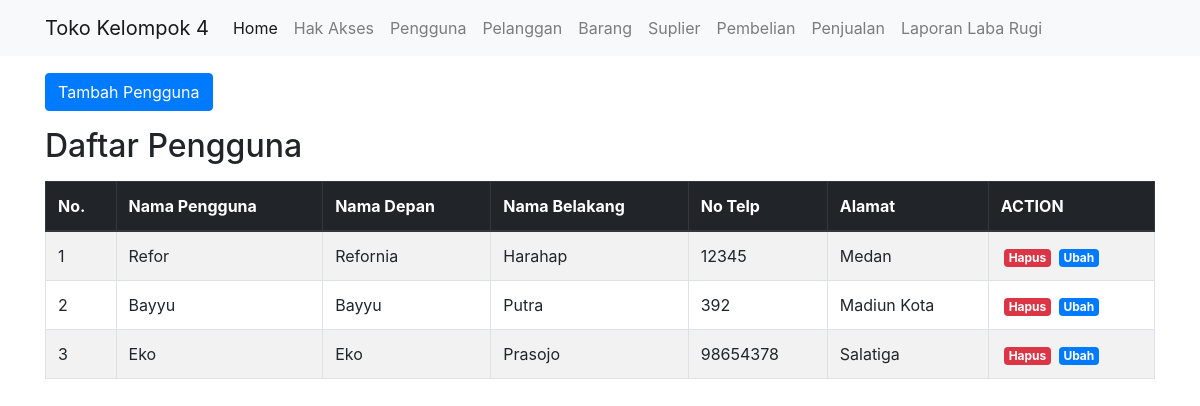
Page /public/pengguna on the committed database.
### tables this page shows
CREATE TABLE `pengguna` (
  `IdPengguna` int(11) NOT NULL,
  `NamaPengguna` varchar(255) NOT NULL,
  `Password` varchar(255) DEFAULT NULL,
  `NamaDepan` varchar(255) NOT NULL,
  `NamaBelakang` varchar(255) NOT NULL,
  `NoHp` int(11) DEFAULT NULL,
  `Alamat` text DEFAULT NULL,
  `IdAkses` int(11) DEFAULT NULL
);

### app/core/Controller.php (called while the page is built, shortened)
<?php
class Controller {
    public function view($view, $data = [])
    {
        require_once '../app/views/' . $view . '.php';
    }
    public function model($model)
    {
        return new $model;
    }
}

### app/controllers/Pengguna.php (called while the page is built, shortened)
<?php
class Pengguna extends Controller {
    public function index()
    {
        $data['judul'] = 'Daftar Pengguna';
        $data['br'] = $this->model('Pengguna_model')->getAllPengguna();
        $this->view('pengguna/index', $data);
    }
}

### app/core/App.php (called while the page is built, shortened)
<?php
class App {
    protected $method = 'index';
    protected $params = [];
    public function __construct()
    {
        $this->controller = new $this->controller;
        call_user_func_array([$this->controller, $this->method], $this->params);
    }
}

### public/index.php (called while the page is built, shortened)
<?php
$app = new App;

### app/core/Database.php (called while the page is built, shortened)
<?php
class Database {
    private $host = DB_HOST;
    private $user = DB_USER;
    private $pass = DB_PASS;
    private $db_name = DB_NAME;
    private $dbh;
    private $stmt;
    public function __construct()
    {
        $dsn = 'mysql:host=' . $this->host . ';dbname=' . $this->db_name;
        $option = [
            PDO::ATTR_PERSISTENT => true,
            PDO::ATTR_ERRMODE => PDO::ERRMODE_EXCEPTION
        ];
        try {
            $this->dbh = new PDO($dsn, $this->user, $this->pass, $option);
        } catch(PDOException $e) {
            die($e->getMessage());
        }
    }
    public function query($query)
    {
        $this->stmt = $this->dbh->prepare($query);
    }
    public function execute()
    {
        $this->stmt->execute();
    }
    public function resultSet()
    {
        $this->execute();
        return $this->stmt->fetchAll(PDO::FETCH_ASSOC);
    }
}

### app/models/Pengguna_model.php (called while the page is built, shortened)
<?php
class Pengguna_model {
    private $table = 'pengguna';
    private $db;
    public function __construct()
    {
        $this->db = new Database;
    }
    public function getAllPengguna()
    {
        $this->db->query('SELECT * FROM ' . $this->table);
        return $this->db->resultSet();
    }
}

### app/views/pengguna/index.php (the view, shortened to what this page needs)
<div class="container mt-3">
    <div class="row">
        <div class="col-lg-6">
        </div>
    </div>
    <div class="row mb-3">
        <div class="col-lg-6">
            <button type="button" class="btn btn-primary tombolTambahData" data-toggle="modal" data-target="#formModal">
                <i class="fas fa-plus-circle"></i> Tambah Pengguna
            </button>
        </div>
    </div>
    <h2 class="mb-3">Daftar Pengguna</h2>
    <div class="table-responsive">
        <table class="table table-bordered table-striped">
            <thead class="thead-dark">
                <tr>
                    <th scope="col">No.</th>
                    <th scope="col">Nama Pengguna</th>
                    <th scope="col">Nama Depan</th>
                    <th scope="col">Nama Belakang</th>
                    <th scope="col">No Telp</th>
                    <th scope="col">Alamat</th>
                    <th scope="col">ACTION</th>
                </tr>
            </thead>
            <tbody>
                <?php $i = 1; ?>
                <?php foreach ($data['br'] as $br) : ?>
                    <tr>
                        <td><?= $i++; ?></td>
                        <td><?= $br['NamaPengguna']; ?></td>
                        <td><?= $br['NamaDepan']; ?></td>
                        <td><?= $br['NamaBelakang']; ?></td>
                        <td><?= $br['NoHp']; ?></td>
                        <td><?= $br['Alamat']; ?></td>
                        <td>
                            <a href="<?= BASEURL; ?>/pengguna/hapus/<?= $br['IdPengguna']; ?>" class="badge badge-danger tombolHapus" onclick="return confirm('Apakah anda yakin ingin menghapus data?');">
                                <i class="fas fa-trash-alt"></i> Hapus
                            </a>
                            <a href="<?= BASEURL; ?>/pengguna/ubahDetail/<?= $br['IdPengguna']; ?>" class="badge badge-primary tombolUbah">
                                <i class="fas fa-edit"></i> Ubah
                            </a>
                        </td>
                    </tr>
                <?php endforeach; ?>
            </tbody>
        </table>
    </div>
</div>

### public/css/style.css (style rules this page uses)
.badge { margin-left: 3px; }

### rows in the picture
pengguna: NamaPengguna "Refor", NamaDepan "Refornia", NamaBelakang "Harahap", NoHp "12345", Alamat "Medan"
pengguna: NamaPengguna "Bayyu", NamaDepan "Bayyu", NamaBelakang "Putra", NoHp "392", Alamat "Madiun Kota"
pengguna: NamaPengguna "Eko", NamaDepan "Eko", NamaBelakang "Prasojo", NoHp "98654378", Alamat "Salatiga"
